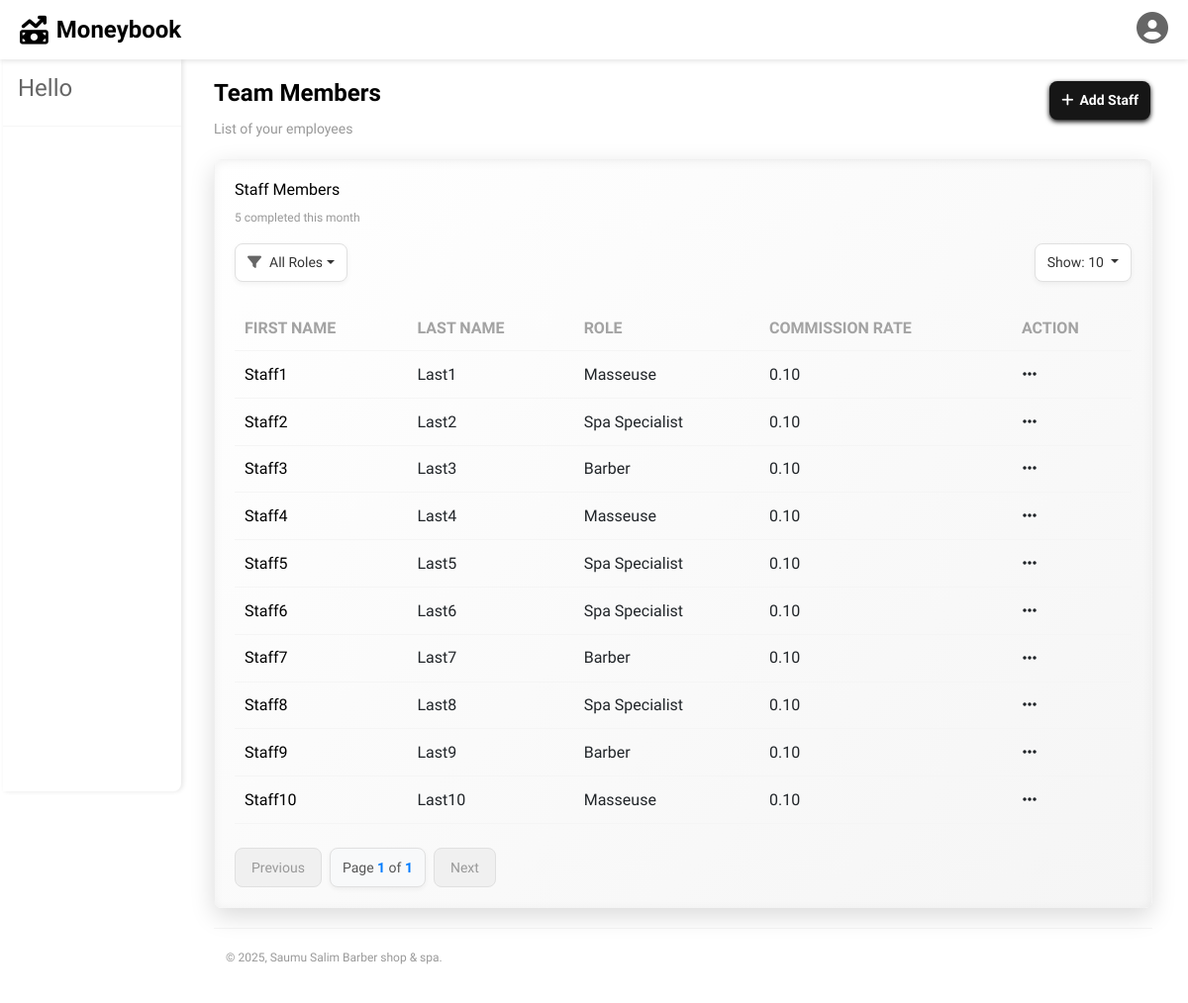
/staff/list/, run on an earlier commit of the app's database.
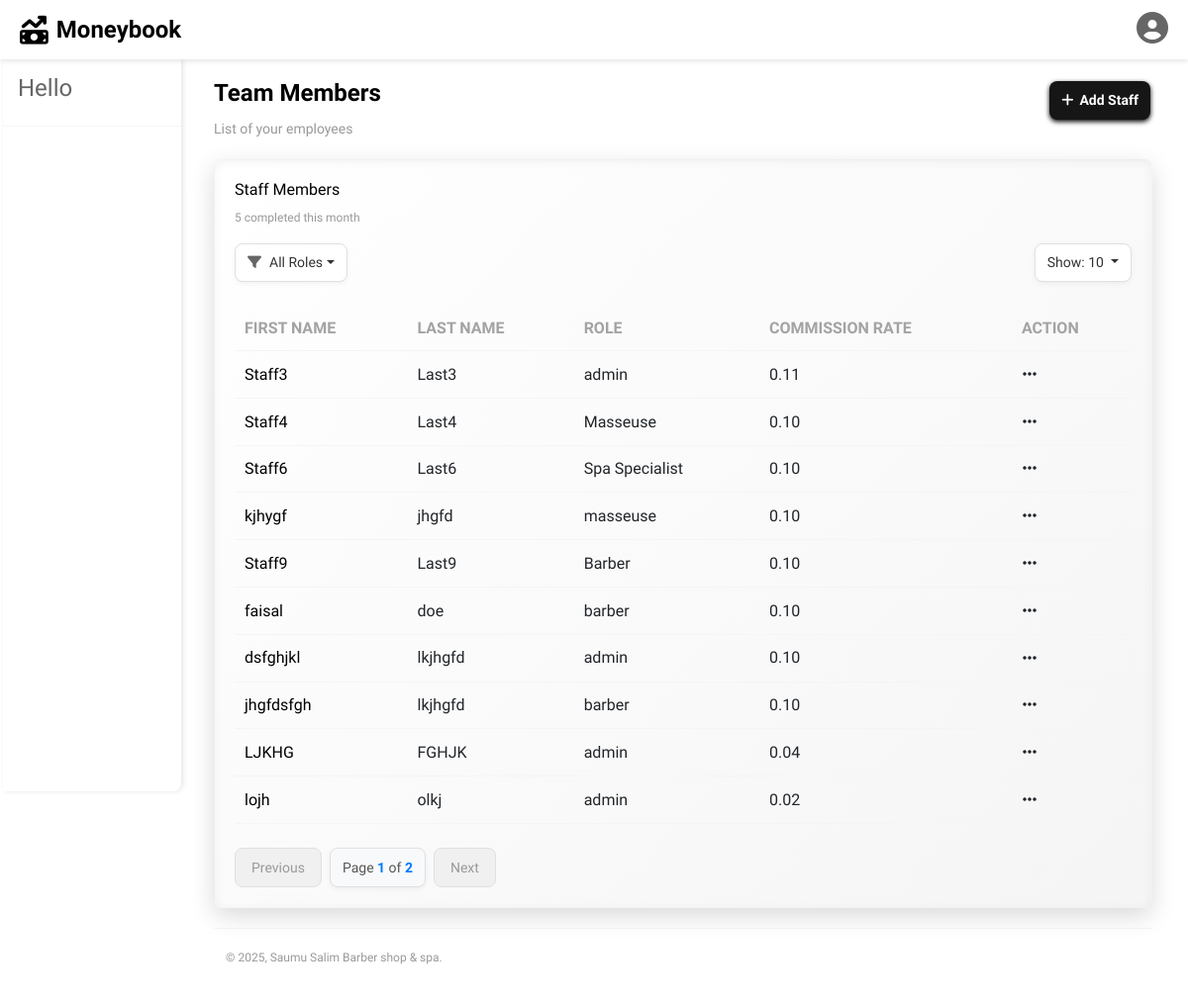
And on a later commit of the database.
### staff/models.py (models this page shows, shortened)
class Staff(models.Model):
    ROLE_CHOICES = [
        ('admin', 'Admin'),
        ('barber', 'Barber'),
        ('masseuse', 'Masseuse'),
    ]
    user = models.OneToOneField(User, on_delete=models.CASCADE, null=True, blank=True)  # Link to User model
    first_name = models.CharField(max_length=100)
    last_name = models.CharField(max_length=100)
    role = models.CharField(max_length=50, choices=ROLE_CHOICES)
    availability = models.JSONField(default=dict, null=True, blank=True)  # Store availability as JSON (e.g., {"Monday": "9AM-5PM"})
    commission_rate = models.DecimalField(max_digits=5, decimal_places=2, default=0.10)  # 10% commission
    created_at = models.DateTimeField(auto_now_add=True)

### staff/views.py (the view, shortened to what this page needs)
# urls.py: path('list/', views.staff_list, name='staff_list'),
def staff_list(request):
    queryset = Staff.objects.all().order_by('id')
    role_filter = request.GET.get('role', '')  # Default to no filter
    if role_filter:
        queryset = queryset.filter(role=role_filter)
    page_number = request.GET.get('page', 1)
    entries_per_page = request.GET.get('entries', 10)  # Default to 10 entries per page
    paginator = Paginator(queryset, entries_per_page)
    try:
        page_obj = paginator.page(page_number)
    except (EmptyPage, PageNotAnInteger):
        page_obj = paginator.page(1)
    return render(request, 'reports/staff_report.html', {'staff': page_obj, 'st': 'st'})

### templates/reports/staff_report.html (shortened to what this page needs)
{% extends 'reports/base.html' %}
{% block content %}
<h2 class="dashboard-title">Team Members</h2>
<p class="dashboard-subtitle">List of your employees</p>
<div class="projects-orders-row">
    <div class="projects-card">
        <div class="table-header">
            <h2>Staff Members</h2>
            <p class="projects-subtitle">5 completed this month</p>
            <button class="add-staff-btn" data-bs-toggle="modal" data-bs-target="#staffModal">
                <i class="fas fa-plus"></i> Add Staff
            </button>
        </div>
        <div class="dropdown-container">
            <div class="filter-dropdown">
                <button class="btn dropdown-toggle" type="button" id="statusFilterDropdown" data-bs-toggle="dropdown" aria-expanded="false">
                    <i class="fas fa-filter"></i>
                    <span id="statusFilterText">All Roles</span>
                </button>
            </div>
            <div class="entries-dropdown">
                <button class="btn dropdown-toggle" type="button" id="entriesPerPageDropdown" data-bs-toggle="dropdown" aria-expanded="false">
                    Show: <span id="entriesPerPageText">10</span>
                </button>
            </div>
        </div>
        <div class="table-responsive">
            <table>
                <thead>
                    <tr>
                        <th>FIRST NAME</th>
                        <th>LAST NAME</th>
                        <th>ROLE</th>
                        <th>COMMISSION RATE</th>
                        <th>ACTION</th>
                    </tr>
                </thead>
                <tbody id="staff-table-body">
                    {% for staff in staff %}
                    <tr id="staff-row-{{ staff.id }}">
                        <td>{{ staff.first_name }}</td>
                        <td>{{ staff.last_name }}</td>
                        <td>{{ staff.role }}</td>
                        <td>{{ staff.commission_rate }}</td>
                        <td>
                            <div class="dropdown">
                                <button class="btn btn-link text-dark p-0" type="button" id="actionsDropdown{{ staff.id }}" data-bs-toggle="dropdown" aria-expanded="false">
                                    <i class="fas fa-ellipsis-h"></i>
                                </button>
                            </div>
                        </td>
                    </tr>
                    {% endfor %}
                </tbody>
            </table>
        </div>
        <div class="pagination">
            <button id="prev-page" disabled>Previous</button>
            <span class="page-info">Page <span id="current-page">{{ staff.number }}</span> of <span id="total-pages">{{ staff.paginator.num_pages }}</span></span>
            <button id="next-page" disabled>Next</button>
        </div>
    </div>
</div>
{% endblock %}

What changed in the data, as far as the page shows it:
removed Staff: first_name "Staff1", last_name "Last1", role "Masseuse", commission_rate "0.10"
removed Staff: first_name "Staff2", last_name "Last2", role "Spa Specialist", commission_rate "0.10"
removed Staff: first_name "Staff5", last_name "Last5", role "Spa Specialist", commission_rate "0.10"
removed Staff: first_name "Staff7", last_name "Last7", role "Barber", commission_rate "0.10"
removed Staff: first_name "Staff10", last_name "Last10", role "Masseuse", commission_rate "0.10"
changed Staff "Staff3": role "Barber" → "admin"; commission_rate "0.10" → "0.11"
changed Staff: first_name "Staff8" → "kjhygf"; last_name "Last8" → "jhgfd"; role "Spa Specialist" → "masseuse"
added Staff: first_name "faisal", last_name "doe", role "barber", commission_rate "0.10"
added Staff: first_name "dsfghjkl", last_name "lkjhgfd", role "admin", commission_rate "0.10"
added Staff: first_name "jhgfdsfgh", last_name "lkjhgfd", role "barber", commission_rate "0.10"
added Staff: first_name "LJKHG", last_name "FGHJK", role "admin", commission_rate "0.04"
added Staff: first_name "lojh", last_name "olkj", role "admin", commission_rate "0.02"
Also different on the page:
{{ staff.paginator.num_pages }}: "1" → "2"
